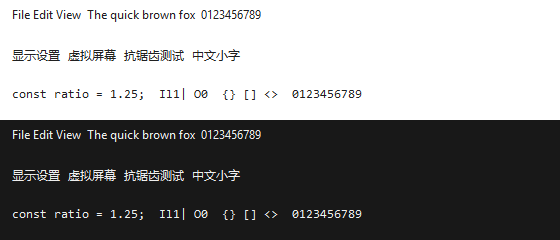
#> input picture work/sampling-lab/assets/text-capture/adaptive/windows-gdi-auto-100-cleartype.png, 560 x 240 px; its folder holds 6 pictures in this run; the run also reads 1 picture not shown here
$ python prepare-inputs.py
#> lines starting #> are read from the running program, lines starting #| are printed output that depends on the picture; pictures that were not available may be replaced by others from this repository, and a replacement may not be noted
"""Native renderer fixtures: public GDI test windows, TikTok, and boundary probes."""
import json
from pathlib import Path

from PIL import Image, ImageDraw

ROOT = Path(__file__).resolve().parent
LAB = ROOT.parent / "sampling-lab"
ROOT.mkdir(exist_ok=True)
cases = []


def add(name, image, target, provenance, checks=()):
    image = image.convert("RGBA")
    image.putalpha(255)
    image.save(ROOT / f"{name}.input.png")
    (ROOT / f"{name}.input.rgba").write_bytes(image.tobytes())
    cases.append(dict(id=name, sw=image.width, sh=image.height,
                      tw=target[0], th=target[1], source=provenance,
                      input=f"{name}.input.rgba", checks=list(checks)))


for key, target, name in [
    ("100", (560, 240), "identity"),
    ("200", (560, 240), "down2"),
    ("240", (560, 240), "down2_4"),
    ("300", (560, 240), "down3"),
    ("50", (560, 240), "up2"),
    ("66_667", (560, 240), "up1_5"),
    ("200", (560, 480), "horizontal2"),
    ("200", (1120, 240), "vertical2"),
]:
    src = f"assets/text-capture/adaptive/windows-gdi-auto-{key}-cleartype.png"
    add(f"text-{name}", Image.open(LAB / src), target, src,
        ["identity"] if name == "identity" else [])
#> in add, image is the input picture: PIL image 560x240 RGBA; mean R, G, B, A 139.6, 139.6, 139.6, 255
#> pass 2 of the loop `for key, target, name in [`:
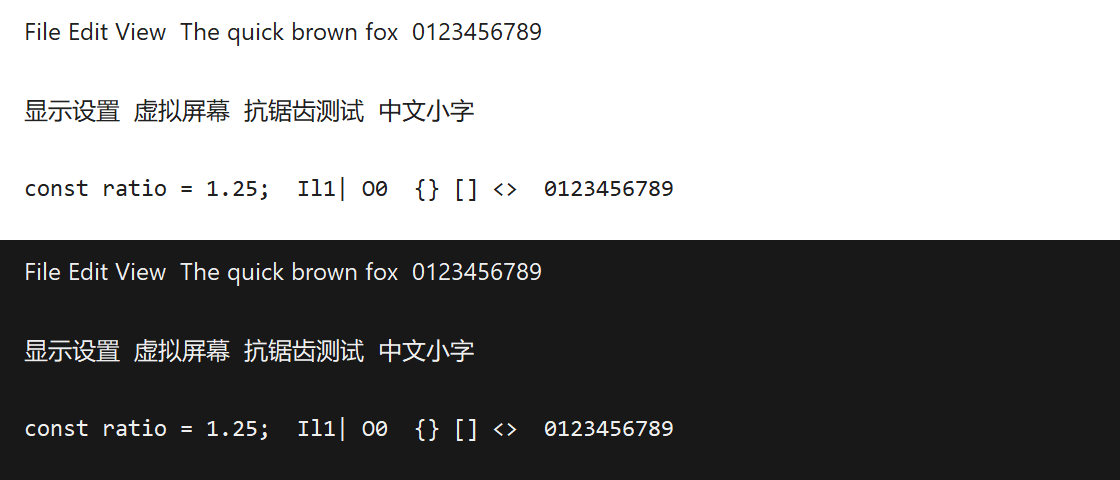
#> input picture work/sampling-lab/assets/text-capture/adaptive/windows-gdi-auto-200-cleartype.png, 1120 x 480 px
#> in add, image is the input picture: PIL image 1120x480 RGBA; mean R, G, B, A 139.5, 139.5, 139.5, 255

src = "assets/text-capture/windows-gdi-125-cleartype.png"
im = Image.open(LAB / src)
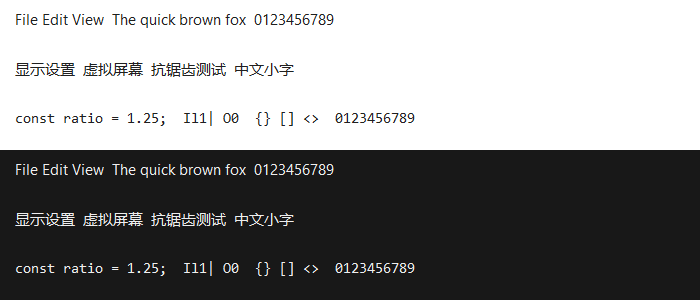
#> input picture work/sampling-lab/assets/text-capture/windows-gdi-125-cleartype.png, 700 x 300 px
#> im is the input picture: PIL image 700x300 RGBA; mean R, G, B, A 139.6, 139.6, 139.6, 255
add("text-125", im, (round(im.width / 1.25), round(im.height / 1.25)), src)
src = "assets/text-capture/adaptive/windows-gdi-auto-200-cleartype.png"
im = Image.open(LAB / src).convert("RGBA")
r, g, b, a = im.split()
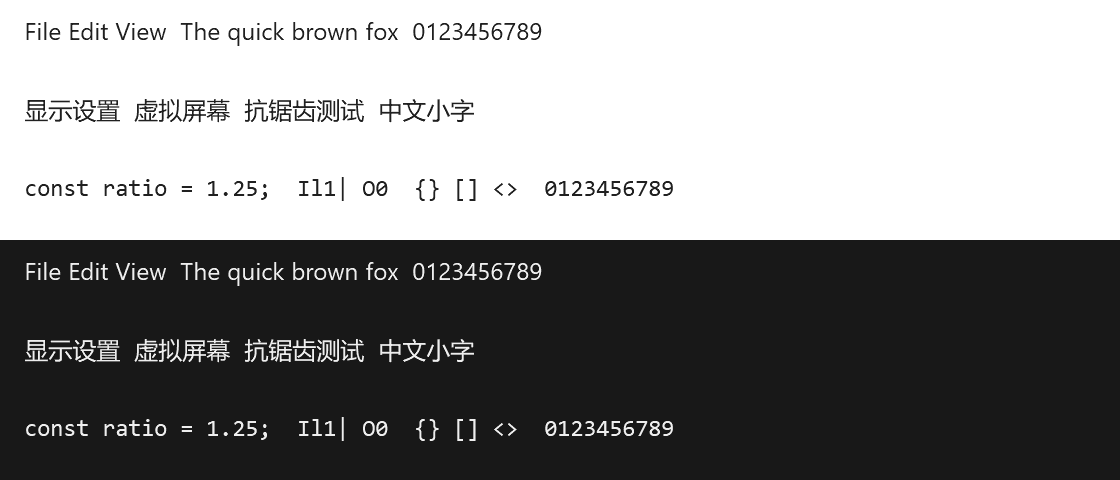
#> r: PIL image 1120x480 L; min 24, max 255, mean 139.5
#> a: PIL image 1120x480 L; every value is 255
add("text-bgr-down2", Image.merge("RGBA", (b, g, r, a)), (560, 240),
    src + "; R/B swapped to exercise opposite subpixel order")
src = "assets/text-capture/adaptive/windows-gdi-auto-200-grayscale.png"
add("grayscale-down2", Image.open(LAB / src), (560, 240), src, ["achromatic"])
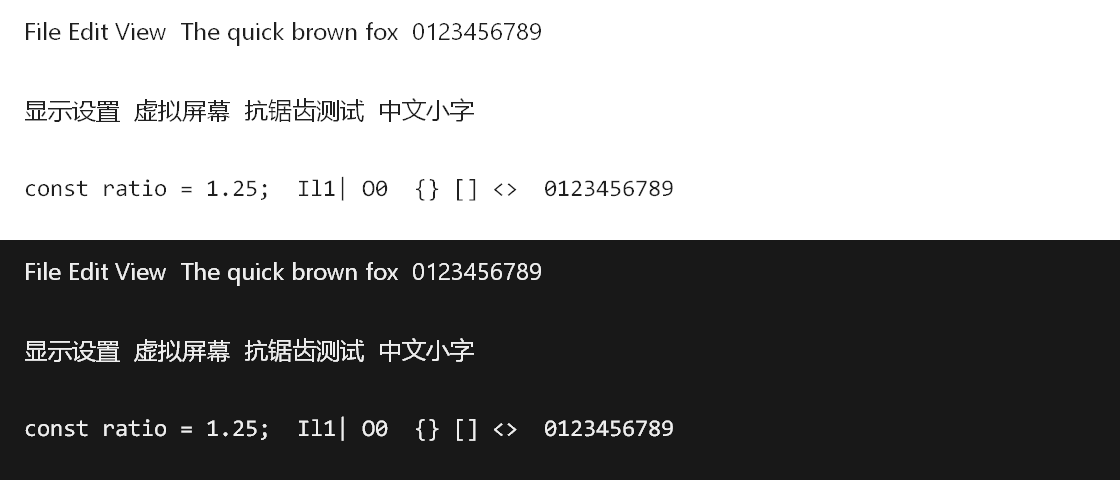
#> input picture work/sampling-lab/assets/text-capture/adaptive/windows-gdi-auto-200-grayscale.png, 1120 x 480 px
#> in add, image is the input picture: PIL image 1120x480 RGBA; mean R, G, B, A 140.2, 140.2, 140.2, 255

src = "assets/TikTok_Icon_Black_Square.png"
im = Image.open(LAB / src).convert("RGBA")
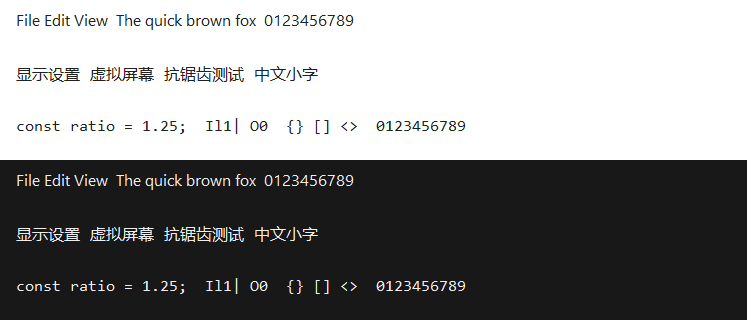
#> input picture work/sampling-lab/assets/text-capture/adaptive/windows-gdi-auto-133_333-cleartype.png, 747 x 320 px, given in place of TikTok_Icon_Black_Square.png, which was not available
#> im is the input picture: PIL image 747x320 RGBA; mean R, G, B, A 139.5, 139.6, 139.5, 255
bg = Image.new("RGBA", im.size, "#181818")
bg.alpha_composite(im)
add("tiktok-down2", bg, (im.width // 2, im.height // 2), src)
add("tiktok-up1_5", bg, (round(im.width * 1.5), round(im.height * 1.5)), src)

# Unequal colored borders expose wraparound, channel swaps and vertical flips.
im = Image.new("RGBA", (400, 240), "#d7d7d7")
#> im: PIL image 400x240 RGBA
d = ImageDraw.Draw(im)
for x in range(8, 392):
    v = round((x - 8) * 255 / 383)
    d.line((x, 10, x, 55), fill=(v, v, v))
for y in range(62, 182):
    for x in range(8, 392):
        v = 255 if ((x + y) % 4 < 2) else 0
        d.point((x, y), fill=(v, v, v))
for i, color in enumerate(["#ff0000", "#00ff00", "#0000ff", "#ffff00",
                           "#00ffff", "#ff00ff", "#ff8800", "#8800ff"]):
    d.rectangle((8 + i * 48, 190, 53 + i * 48, 230), fill=color)
d.rectangle((0, 0, 399, 3), fill="#ff0000")
d.rectangle((0, 236, 399, 239), fill="#0000ff")
d.rectangle((0, 4, 3, 235), fill="#00ff00")
d.rectangle((396, 4, 399, 235), fill="#ff00ff")
for name, target in [("identity", im.size), ("down2_4", (167, 100)),
                     ("down4", (100, 60)), ("down5", (80, 48)),
                     ("up1_5", (600, 360)), ("mixed-axis", (200, 360))]:
    add("boundary-" + name, im, target, "Synthetic boundary, RGB/BGR, ramp, and stripes",
        ["identity"] if name == "identity" else [])
#> this loop made 6 passes
#> pass 1, in add (call 14), `image = image.convert("RGBA")`:
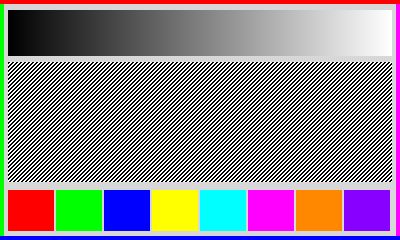
#> image: PIL image 400x240 RGBA; mean R, G, B, A 141.2, 132, 138.5, 255

(ROOT / "inputs.json").write_text(json.dumps({
    "scope": "Actual D3D11 production pipeline vs independent browser final formula; no private desktop captures.",
    "cases": cases,
}, indent=2), encoding="utf-8")
print(f"Prepared {len(cases)} native test cases.")

benchmarks = []
for name, source_size, target_size, src in [
    ("1440p-from-4k", (3840, 2160), (2560, 1440),
     "assets/text-capture/windows-gdi-150-cleartype.png"),
    ("1440p-from-6k", (6144, 3456), (2560, 1440),
     "assets/text-capture/adaptive/windows-gdi-auto-240-cleartype.png"),
    ("4k-from-1440p", (2560, 1440), (3840, 2160),
     "assets/text-capture/adaptive/windows-gdi-auto-66_667-cleartype.png"),
]:
    tile = Image.open(LAB / src).convert("RGBA")
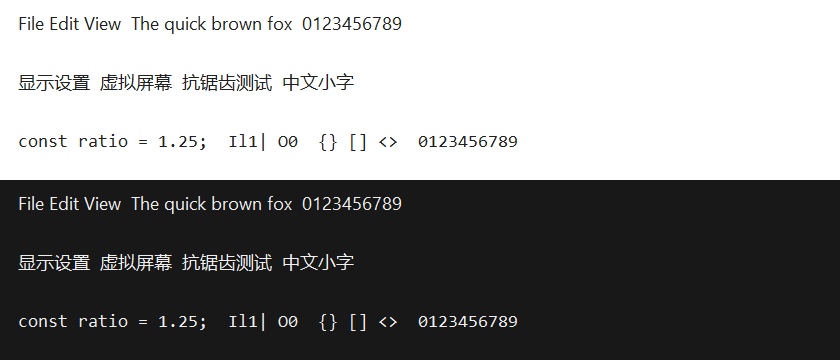
#> input picture work/sampling-lab/assets/text-capture/windows-gdi-150-cleartype.png, 840 x 360 px
#> tile is the input picture: PIL image 840x360 RGBA; mean R, G, B, A 139.5, 139.5, 139.5, 255
    full = Image.new("RGBA", source_size, "#ffffff")
#> full: PIL image 3840x2160 RGBA; every value is 255
    for y in range(0, full.height, tile.height):
        for x in range(0, full.width, tile.width):
            full.paste(tile, (x, y))
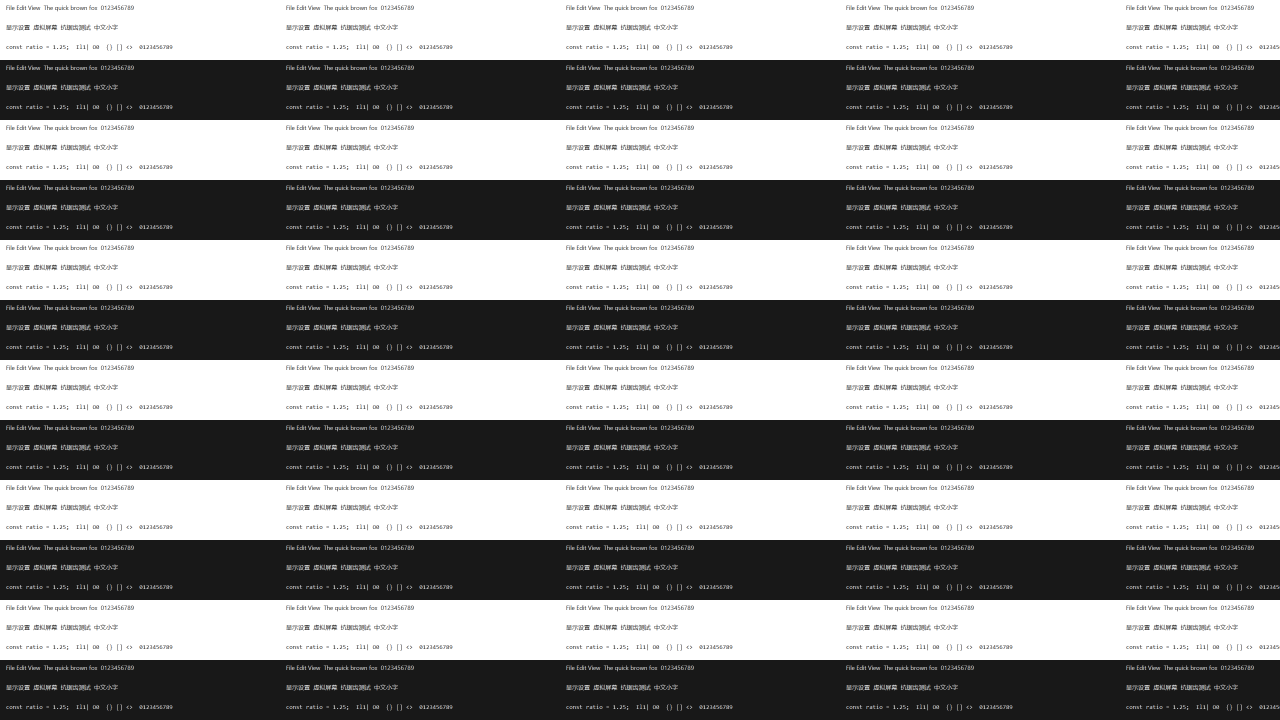
#> full: PIL image 3840x2160 RGBA (shown at 1/3 size); mean R, G, B, A 139.5, 139.5, 139.5, 255
    filename = f"benchmark-{name}.input.rgba"
    (ROOT / filename).write_bytes(full.tobytes())
    benchmarks.append(dict(id=name, sw=full.width, sh=full.height,
                           tw=target_size[0], th=target_size[1],
                           source=src + "; tiled at native pixels, no image scaling",
                           input=filename))
#> pass 2 of the loop `for name, source_size, target_size, src in [`:
#> after the loop `for y in range(0, full.height, tile.height):`:
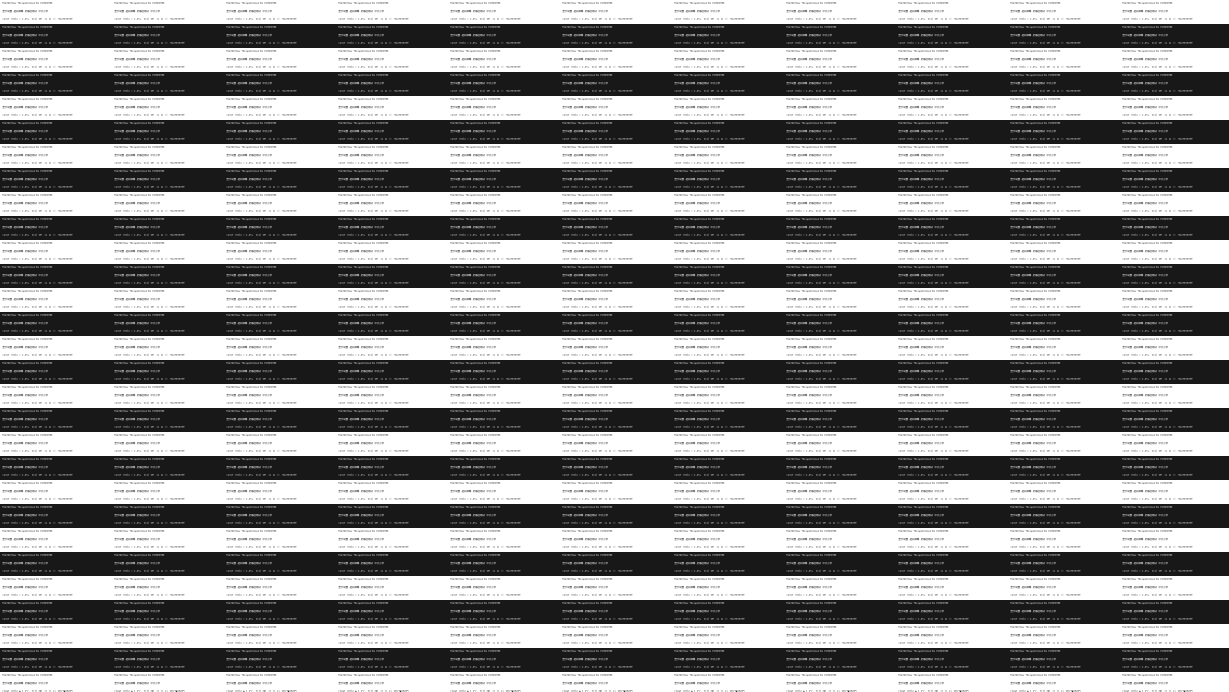
#> full: PIL image 6144x3456 RGBA (shown at 1/5 size); mean R, G, B, A 142.6, 142.6, 142.6, 255
(ROOT / "benchmark-inputs.json").write_text(
    json.dumps({"cases": benchmarks}, indent=2), encoding="utf-8")
print(f"Prepared {len(benchmarks)} full-frame benchmarks.")
#| Prepared 3 full-frame benchmarks.
